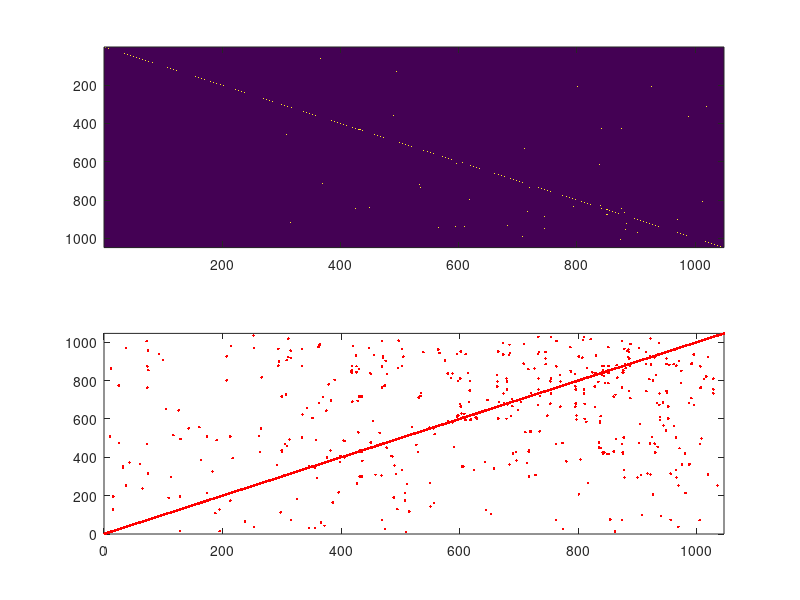

Source code (MATLAB):

clear all;
clc

sp_P08318='MSLQFIGLQRRDVVALVNFLRHLTQKPDVDLEAHPKILKKCGEKRLHRRTVLFNELMLWLGYYRELRFHNPDLSSVLEEFEVRCVAVARRGYTYPFGDRGKARDHLAVLDRTEFDTDVRHDAEIVERALVSAVILAKMSVRETLVTAIGQTEPIAFVHLKDTEVQRIEENLEGVRRNMFCVKPLDLNLDRHANTALVNAVNKLVYTGRLIMNVRRSWEELERKCLARIQERCKLLVKELRMCLSFDSNYCRNILKHAVENGDSADTLLELLIEDFDIYVDSFPQSAHTFLGARSPSLEFDDDANLLSLGGGSAFSSVPKKHVPTQPLDGWSWIASPWKGHKPFRFEAHGSLAPAAEAHAARSAAVGYYDEEEKRRERQKRVDDEVVQREKQQLKAWEERQQNLQQRQQQPPPPARKPSASRRLFGSSADEDDDDDDDEKNIFTPIKKPGTSGKGAASGGGVSSIFSGLLSSGSQKPTSGPLNIPQQQQRHAAFSLVSPQVTKASPGRVRRDSAWDVRPLTETRGDLFSGDEDSDSSDGYPPNRQDPRFTDTLVDITDTETSAKPPVTTAYKFEQPTLTFGAGVNVPAGAGAAILTPTPVNPSTAPAPAPTPTFAGTQTPVNGNSPWAPTAPLPGDMNPANWPRERAWALKNPHLAYNPFRMPTTSTASQNTVSTTPRRPSTPRAAVTQTASRDAADEVWALRDQTAESPVEDSEEEDDDSSDTGSVVSLGHTTPSSDYNNDVISPPSQTPEQSTPSRIRKAKLSSPMTTTSTSQKPVLGKRVATPHASARAQTVTSTPVQGRLEKQVSGTPSTVPATLLQPQPASSKTTSSRNVTSGAGTSSASSARQPSASASVLSPTEDDVVSPATSPLSMLSSASPSPAKSAPPSPVKGRGSRVGVPSLKPTLGGKAVVGRPPSVPVSGSAPGRLSGSSRAASTTPTYPAVTTVYPPSSTAKSSVSNAPPVASPSILKPGASAALQSRRSTGTAAVGSPVKSTTGMKTVAFDLSSPQKSGTGPQPGSAGMGGAKTPSDAVQNILQKIEKIKNTEE';

sp_P09217='MSLQFIGLQRRDVVALVNFLRHLTQKPDVDLEAHPKILKKCGEKRLHRRTVLFNELMLWLGYYRELRFHNPDLSSVLEEFEVRCVAVARRGYTYPFGDRGKARDHLAVLDRTEFDTDVRHDAEIVERALVSAVILAKMSVRETLVTAIGQTEPIAFVHLKDTEVQRIEENLEGVRRNMFCVKPLDLNLDRHANTALVNAVNKLVYTGRLIMNVRRSWEELERKCLARIQERCKLLVKELRMCLSFDSNYCRNILKHAVENGDSADTLLELLIEDFDIYVDSFPQSAHTFLGARSPSLEFDDDANLLSLGGGSAFSSVPKKHVPTQPLDGWSWIASPWKGHKPFRFEAHGSLAPAAEAHAARSAAVGYYDEEEKRRERQKRVDDEVVQREKQQLKAWEERQQNLQQRQQQPPPPARKPSASRRLFGSSADEDDDDDDDEKNIFTPIKKPGTSGKGAASGGGVSSIFSGLLSSGSQKPTSGPLNIPQQQQRHAAFSLVSPQVTKASPGRVRRDSAWDVRPLTETRGDLFSGDEDSDSSDGYPPNRQDPRFTDTLVDITDTETSAKPPVTTAYKFEQPTLTFGAGVNVPAGAGAAILTPTPVNPSTAPAPAPTPTFAGTQTPVNGNSPWAPTAPLPGDMNPANWPRERAWALKNPHLAYNPFRMPTTSTASQNTVSTTPRRPSTPRAAVTQTASRDAADEVWALRDQTAESPVEDSEEEDDDSSDTGSVVSLGHTTPSSDYNNDVISPPSQTPEQSTPSRIRKAKLSSPMTTTSTSQKPVLGKRVATPHASARAQTVTSTPVQGRLEKQVSGTPSTVPATLLQPQPASSKTTSSRNVTSGAGTSSASSARQPSASASVLSPTEDDVVSPATSPLSMLSSASPSPAKSAPPSPVKGRGSRVGVPSLKPTLGGKAVVGRPPSVPVSGSAPGRLSGSSRAASTTPTYPAVTTVYPPSSTAKSSVSNAPPVASPSILKPGASAALQSRRSTGTAAVGSPVKSTTGMKTVAFDLSSPQKSGTGPQPGSAGMGGAKTPSDAVQNILQKIEKIKNTEE';

if  length(sp_P09217)==length(sp_P08318)
    disp("长度相等")
end


row=sp_P08318;
col=sp_P09217;

Output=zeros(length(row),length(col));

for i=1:(length(row)-2)
    for j=1:(length(col)-2)
        m=0;
        for k=0:2
            if row(i+k)==col(j+k)
                m=m+1;
            end
        end
        if m==3
            Output(i,j)=1;
        end
    end
end

X=[];Y=[];

for k=1:length(row)
    for p=1:length(col)
        if Output(k,p)==1
            X=[X,k];
            Y=[Y,p];
        end
    end
end


disp(Output)

subplot(2,1,1),imagesc(Output);

subplot(2,1,2),plot(X,Y,"r.");
axis([0,1046,0,1046]);








